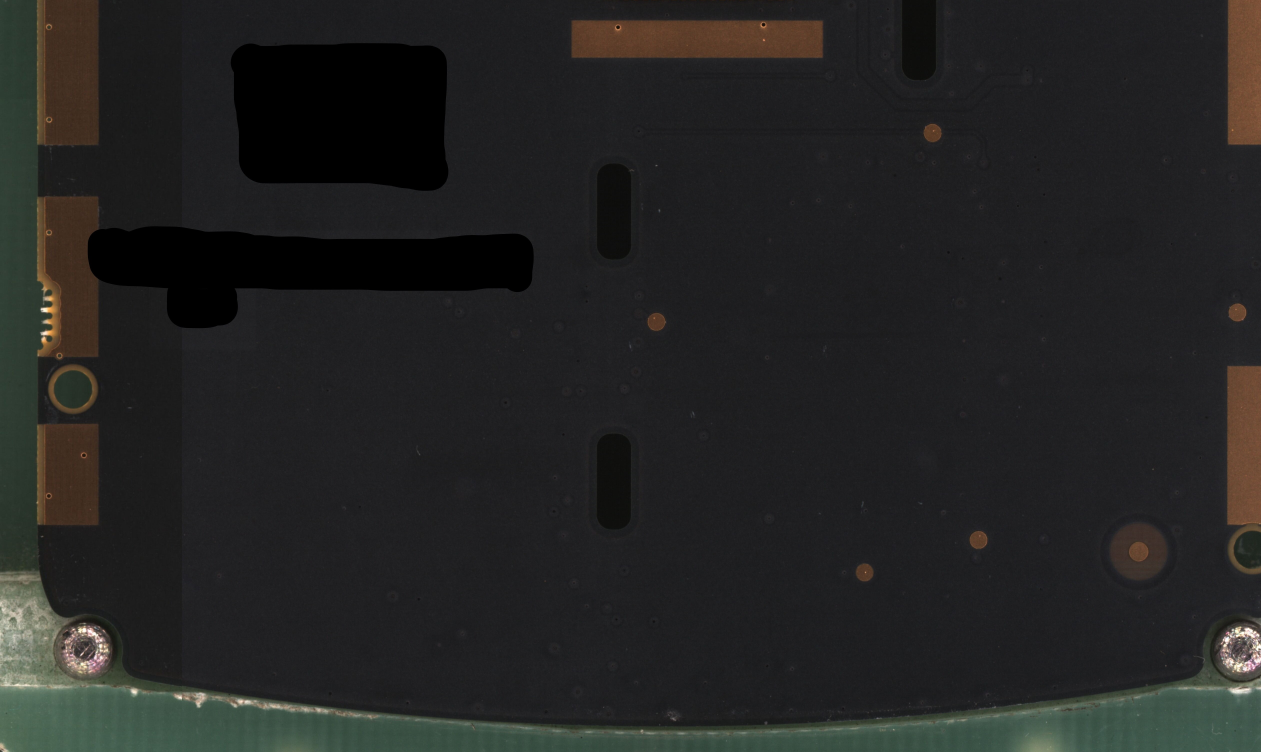
#> input picture img/imgTest.jpg, 5043 x 3008 px (shown at 1/4 size)
$ python targetAnalysis.py
#> lines starting #> are read from the running program, lines starting #| are printed output that depends on the picture
import cv2 as cv
import numpy as np
from matplotlib import pyplot as plt
import math
from aenum import Enum
import sys


class MarkStatus(Enum):
    otimo = 4
    bom = 3
    medio = 2
    ruim = 1
    ausente = 0

class Board:

    def __init__(self, image):
        self.TPs = []
        self.img = image

    def identifyCircles(self):

        imgDrawn = cv.cvtColor(self.img, cv.COLOR_GRAY2BGR)

        # tratamento para limitar qnts circulos devem ser  identificados na imagem

        brightness = 265
        contrast = 300
        imgTemp = self.img * (contrast/127+1) - contrast + brightness
        imgTemp = np.uint8(imgTemp)
        imgTemp = cv.medianBlur(imgTemp, 7)
        circles = cv.HoughCircles(
            imgTemp, cv.HOUGH_GRADIENT, 1, 50, param1=220, param2=32, minRadius=25, maxRadius=40)

        # old paramenters!!
        # circles = cv.HoughCircles(imgTemp, cv.HOUGH_GRADIENT, 1, 50,
        # param1=200, param2=30, minRadius=25, maxRadius=40)

        print(len(circles[0])-1)

        circles_first = circles
        circles = np.uint16(np.around(circles))
        for i in circles[0, :]:
            cv.circle(imgDrawn, (i[0], i[1]), i[2], (0, 255, 0), 2)
            cv.circle(imgDrawn, (i[0], i[1]), 2, (0, 0, 255), 3)

        showimg(imgDrawn)

        return imgDrawn, circles, circles_first

    def formatImage(self, valorX, valorY, raio, aX, aY, TPcount=0):

        imgCut = self.img[valorY - raio:valorY+raio, valorX-raio:valorX+raio]
        a = np.double(imgCut)
        b = a - 97
        imgCut = np.uint8(b)

        # ret, imgBinaryCut = cv.threshold(
        #     imgCut, 0, 255, cv.THRESH_BINARY+cv.THRESH_OTSU)

        imgBinaryCut = cv.adaptiveThreshold(
            imgCut, 255, cv.ADAPTIVE_THRESH_MEAN_C, cv.THRESH_BINARY, 27, 15)

        if(imgBinaryCut is not None):
            location = [aX, aY]
            TPName = "PT00" + str(TPcount)
            self.TPs.append(
                TestPoint(TPName, imgBinaryCut, location))

        return imgBinaryCut

    def __str__(self):

        escreveTPs = []
        for TP in self.TPs:
            escreveTPs.append(str(TP))
        return("Lista de PTs: " + str(escreveTPs))


class TestPoint:

    def __init__(self, name, image, location):
        self.name = name
        self.image = image
        self.location = location
        self.probeMarkCenterList = []
        self.probeMarkMin = ()
        self.probeMarkMax = ()
        self.identMarkCenter()
        self.status = None
        self.markStatus()


    def identMark(self, pix):
        # tipos inválidos:
        # - marcação única
        # - marcação em traço
        pontos = []

        y = 0
        for linha in self.image:
            #print(linha)
            x = 0
            for pix in linha:
                # encontrou um ponto
                if pix == 0:
                    pontos.append([x,y])
                x += 1
            y += 1
        marcas = []

        for ponto in pontos:
            if marcas == []:
                marcas.append([ponto])
                pontos.remove(ponto)
            else:
                existe = False
                for marca in marcas:
                    for p in marca:
                        distanciaEntreDoisPontos = math.sqrt(((p[0] - ponto[0])**2) + ((p[1] - ponto[1])**2))
                        #print(distanciaEntreDoisPontos)
                        if(distanciaEntreDoisPontos <= 2):
                            marca.append(ponto)
                            #pontos.remove(ponto)
                            existe = True
                            break
                if existe == False:
                        marcas.append([ponto])

        #print(marcas)

##        for marca in marcas:
##            print("Marca: ", marca)

        return marcas

    def identMarkCenter(self):

        tolerancia = raio * 0.15

        pixLargura = ((self.location[0]+raio) -
                      (self.location[0]-raio))/len(self.image)
        pixAltura = ((self.location[1]+raio) -
                     (self.location[1]-raio))/len(self.image[0])

        marcas = self.identMark(int(pixLargura))

        arrayMarkX = []
        arrayMarkY = []

        for marca in marcas:
            tempX = []
            tempY = []
            for ponto in marca:
                tempX.append(ponto[0])
                tempY.append(ponto[1])
            arrayMarkX.append(tempX)
            arrayMarkY.append(tempY)

        for marcaX, marcaY in zip(arrayMarkX, arrayMarkY):
            larguraMarcacao = (pixLargura*max(marcaX)) - pixLargura*min(marcaX)
            alturaMarcacao = (pixAltura*max(marcaY)) - pixAltura*min(marcaY)
            centroMarkX = min(marcaX) + larguraMarcacao/2
            centroMarkY = min(marcaY) + alturaMarcacao/2
            markLocation = [centroMarkX, centroMarkY]

            if((math.sqrt(((centroMarkX - (len(self.image)/2))**2) + ((centroMarkY - (len(self.image[0])/2))**2))) < (raio - tolerancia)):
                self.probeMarkCenterList.append(markLocation)
                self.probeMarkMin = (min(marcaX) - 1, min(marcaY) - 1)
                self.probeMarkMax = (max(marcaX) + 1, max(marcaY) + 1)

    def markStatus(self):
        if len(self.probeMarkCenterList) == 0:
            self.status = MarkStatus.ausente
            return

        checkH = 0
        percent = 0
        present = False
        for i in self.probeMarkCenterList:
            aX = i[0] - raio
            aY = i[1] - raio
            h = (aX**2+aY**2)**0.5
            checkH = h
            percentC = checkH*100/raio
            if(percentC <= 100):
                if percent < percentC:
                    percent = percentC
                    present = True

        if present == False:
            self.status = MarkStatus.ausente
        else:
            if (percent < 20.0):
                self.status = MarkStatus.otimo
            elif ((percent > 20.0) and (percent < 60)):
                self.status = MarkStatus.bom
            # elif ((percent > 50.0) and (percent < 75.0)):
            #     self.status = MarkStatus.medio
            elif (percent >= 60.0):
                self.status = MarkStatus.ruim

        return

    def __str__(self):

        return("Nome: " + self.name + " - Localização na placa: " +
               str(self.location) + " - Status: " + str(self.status) +
               " - Localização das marcaççoes: " + str(self.probeMarkCenterList))


def drawBadCircle(img, xLocPt, yLocPt, B, G, R, nome):
    cv.circle(img, (xLocPt, yLocPt), 60, (B, G, R), 9)
    cv.putText(img, nome, (xLocPt - 100, yLocPt - 100),
               0, 2, (255, 255, 255), 4)
    return


def showimg(img1, img2=None, img3=None):
    plt.style.use('grayscale')  # cor de fundo do plt
    plt.imshow(img1)
    plt.title('original'), plt.xticks([]), plt.yticks([])

    plt.colorbar()
    plt.show()
    cv.destroyAllWindows()


if __name__ == "__main__":

    img0 = cv.imread('img/imgTest.jpg', cv.IMREAD_GRAYSCALE)
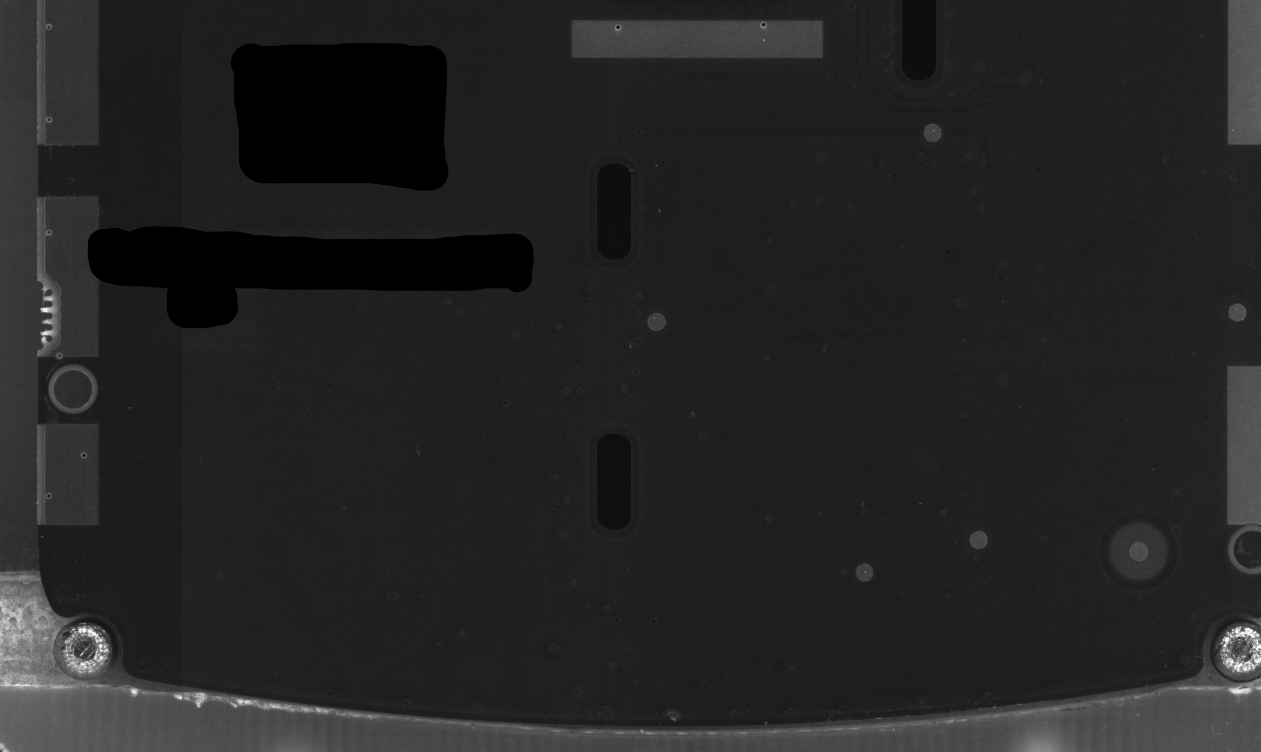
#> img0: shape (3008, 5043) (shown at 1/4 size); min 0, max 255, mean 35.7
    img1 = cv.cvtColor(img0, cv.COLOR_GRAY2BGR)

    board = Board(img0)

    valor = 1
    imgDrawn, Circle, CircleFirst = board.identifyCircles()
#> in identifyCircles, `imgTemp = np.uint8(imgTemp)`:
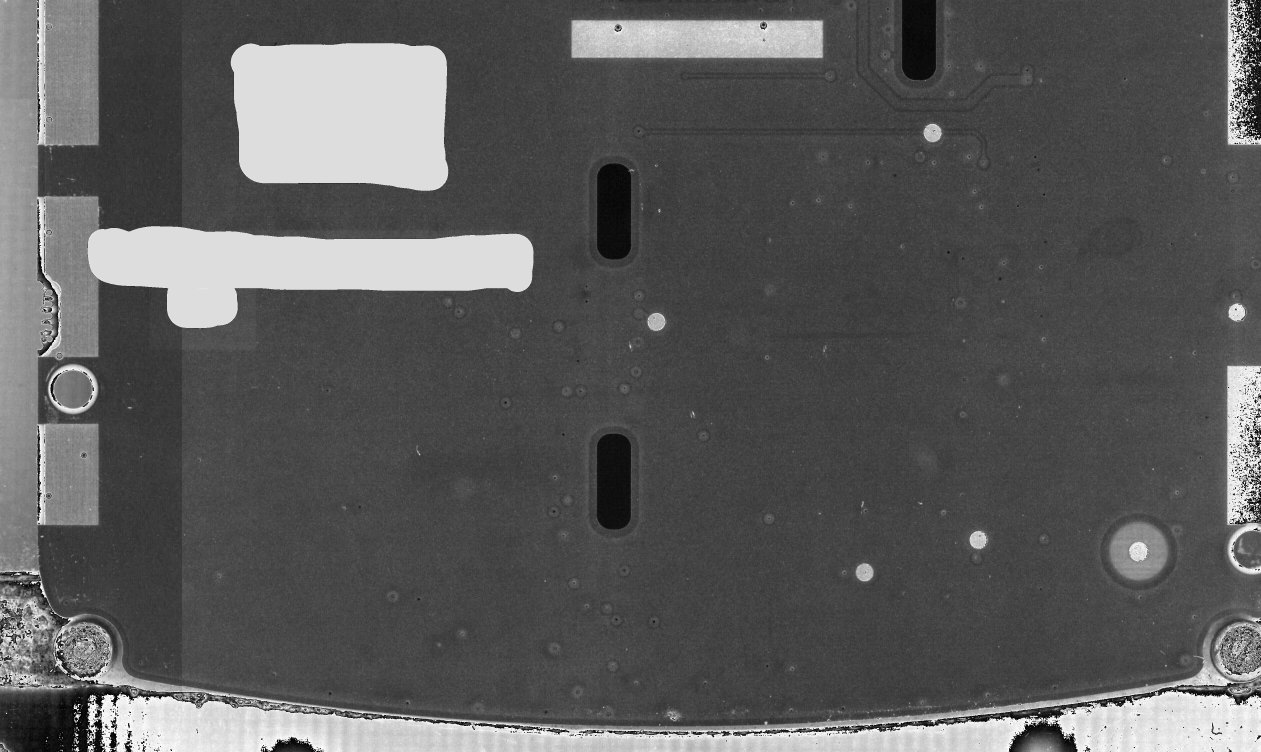
#> imgTemp: shape (3008, 5043) (shown at 1/4 size); min 0, max 255, mean 90.8
#> in identifyCircles, `circles = cv.HoughCircles( imgTemp, cv.HOUGH_GRADIENT, 1, 50, param1=2..`: circles = [[3457.5, 2289.5, 35.2], [3728.5, 531.5, 36.1], [2626.5, 1287.5, 34.4], [4555.5, 2205.5, 38.3], [4949.5, 1248.5, 35.7], [3910.5, 2160.5, 32.9]]
#| 5
#> in identifyCircles, `circles_first = circles`: circles_first has the same summary as circles
#> in identifyCircles, `circles = np.uint16(np.around(circles))`: circles = [[3458, 2290, 35], [3728, 532, 36], [2626, 1288, 34], [4556, 2206, 38], [4950, 1248, 36], [3910, 2160, 33]]
#> the loop in identifyCircles, `for i in circles[0, :]:` made 6 passes
#> in showimg, `plt.show()`:
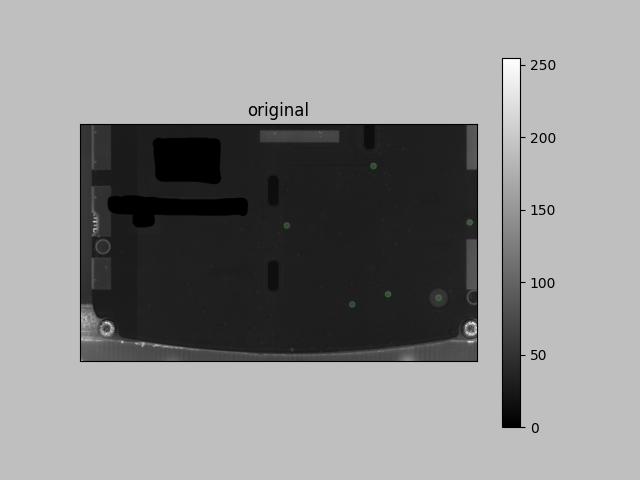
#> figure drawn by matplotlib, 2 panels; B, G, R data is drawn as R, G, B
#> Circle has the same summary as circles in identifyCircles; CircleFirst = [[3457.5, 2289.5, 35.2], [3728.5, 531.5, 36.1], [2626.5, 1287.5, 34.4], [4555.5, 2205.5, 38.3], [4949.5, 1248.5, 35.7], [3910.5, 2160.5, 32.9]]
    for i, a in zip(Circle[0, :], CircleFirst[0, :]):

        aX = a[0]
        aY = a[1]
        valorX = i[0]
        valorY = i[1]
        raio = i[2]

        imgBinaryCut = board.formatImage(
                valorX, valorY, raio, aX, aY, valor)

        if(imgBinaryCut is not None):
            print(board.TPs[-1])
            imgMarcada = cv.cvtColor(imgBinaryCut, cv.COLOR_GRAY2BGR)
            if board.TPs[-1].probeMarkMin is not ():
                cv.rectangle(imgMarcada, board.TPs[-1].probeMarkMin, board.TPs[-1].probeMarkMax,(0,255,0),1)
                showimg(imgMarcada)
        valor += 1
#> this loop made 6 passes
#> (aX, aY, valorX, valorY, raio) on passes 1 to 6: (3457.5, 2289.5, 3458, 2290, 35), (3728.5, 531.5, 3728, 532, 36), (2626.5, 1287.5, 2626, 1288, 34), (4555.5, 2205.5, 4556, 2206, 38), (4949.5, 1248.5, 4950, 1248, 36), (3910.5, 2160.5, 3910, 2160, 33)
#| Nome: PT001 - Localização na placa: [3457.5, 2289.5] - Status: 4 - Localização das marcaççoes: [[39.0, 34.5]]
#| Nome: PT002 - Localização na placa: [3728.5, 531.5] - Status: 3 - Localização das marcaççoes: [[41.5, 27.0]]
#| Nome: PT003 - Localização na placa: [2626.5, 1287.5] - Status: 3 - Localização das marcaççoes: [[24.5, 18.0]]
#| Nome: PT004 - Localização na placa: [4555.5, 2205.5] - Status: 0 - Localização das marcaççoes: []
#| Nome: PT005 - Localização na placa: [4949.5, 1248.5] - Status: 3 - Localização das marcaççoes: [[29.0, 25.0]]
#| Nome: PT006 - Localização na placa: [3910.5, 2160.5] - Status: 3 - Localização das marcaççoes: [[42.0, 16.5]]
#> pass 1, in formatImage, `b = a - 97`:
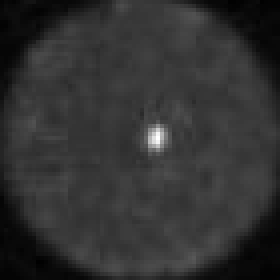
#> b: shape (70, 70) float64 (shown 4 times larger); min -68, max 87, mean -37.6; drawn with min black and max white
#> pass 1, in formatImage, `imgCut = np.uint8(b)`:
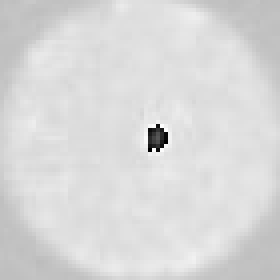
#> imgCut: shape (70, 70) (shown 4 times larger); min 0, max 253, mean 217
#> pass 1, in showimg (call 2), `plt.show()`:
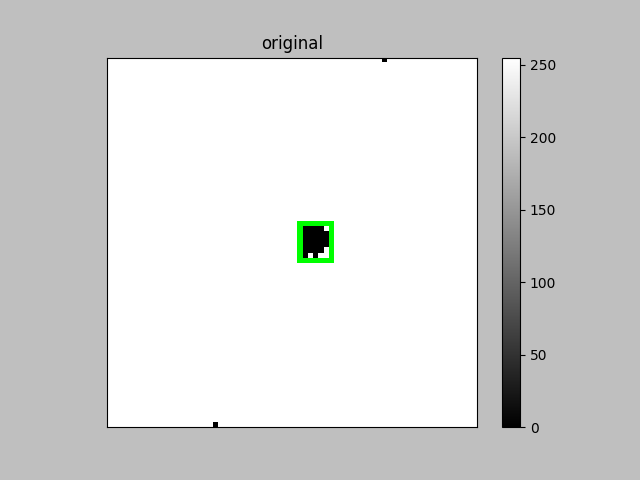
#> figure drawn by matplotlib, 2 panels
#> after the loop:
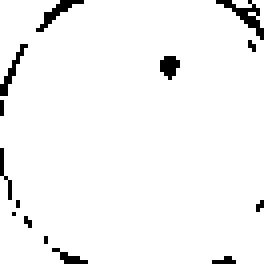
#> imgBinaryCut: shape (66, 66) (shown 4 times larger); 96.2% white; black in thin lines or dots
#> after the loop, valor = 7

    for Pts in board.TPs:

        yLocPt = Pts.location[1]
        xLocPt = Pts.location[0]
        xLocPt = xLocPt.astype('int32')
        yLocPt = yLocPt.astype('int32')

        if len(Pts.probeMarkCenterList) > 1:
             drawBadCircle(img1, xLocPt, yLocPt, 255, 255, 0, Pts.name)
        else:
            if Pts.probeMarkCenterList == MarkStatus.ruim:
                drawBadCircle(img1, xLocPt, yLocPt, 0, 0, 255, Pts.name)
            elif Pts.status == MarkStatus.ausente:
                drawBadCircle(img1, xLocPt, yLocPt, 255, 255, 255, Pts.name)
            elif Pts.status == MarkStatus.bom:
                drawBadCircle(img1, xLocPt, yLocPt, 0, 255, 180, Pts.name)
            elif Pts.status == MarkStatus.otimo:
                drawBadCircle(img1, xLocPt, yLocPt, 0, 255, 0, Pts.name)
#> this loop made 6 passes
#> (yLocPt, xLocPt) on passes 1 to 6: (2289, 3457), (531, 3728), (1287, 2626), (2205, 4555), (1248, 4949), (2160, 3910)

    # showimg(img1)
    cv.imwrite("img/newImg.jpg", img1)
    # print(board)
